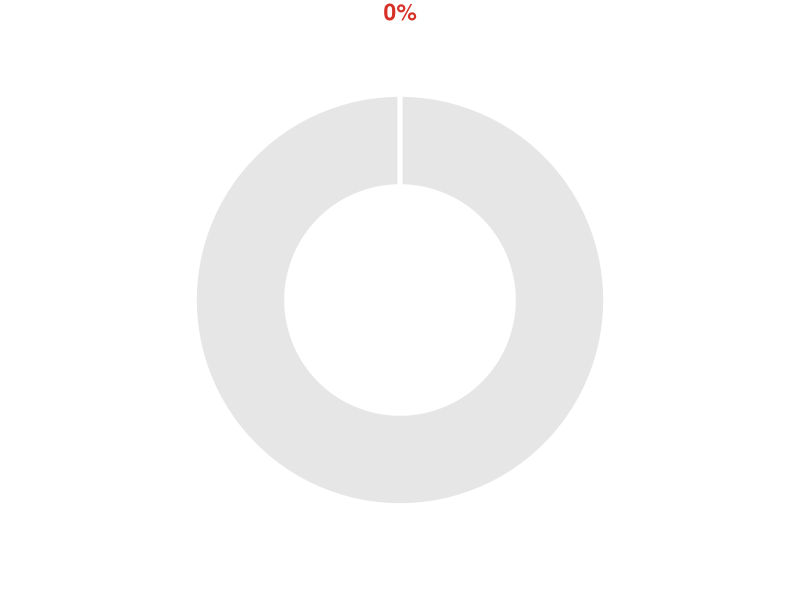
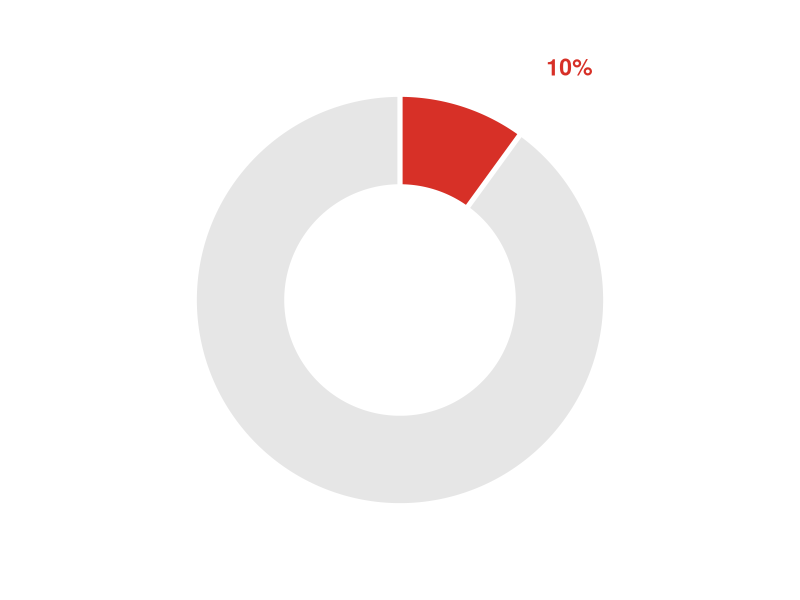
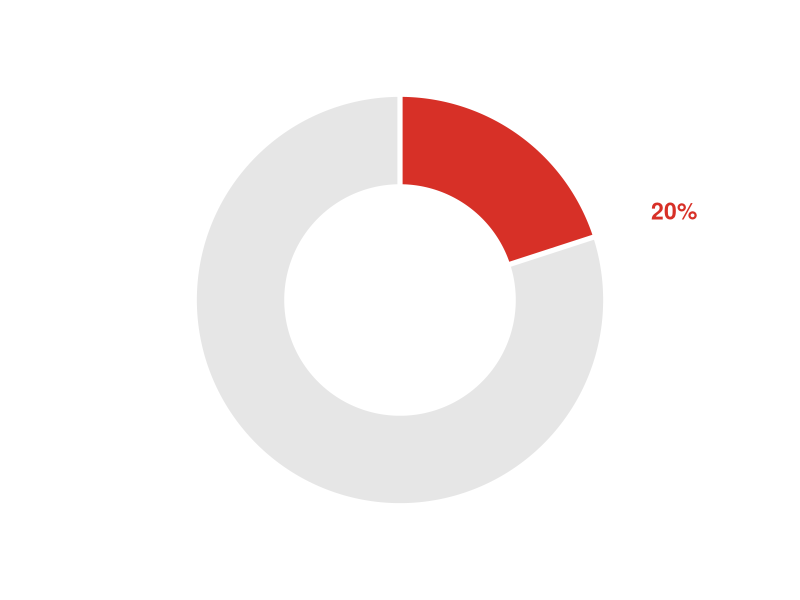
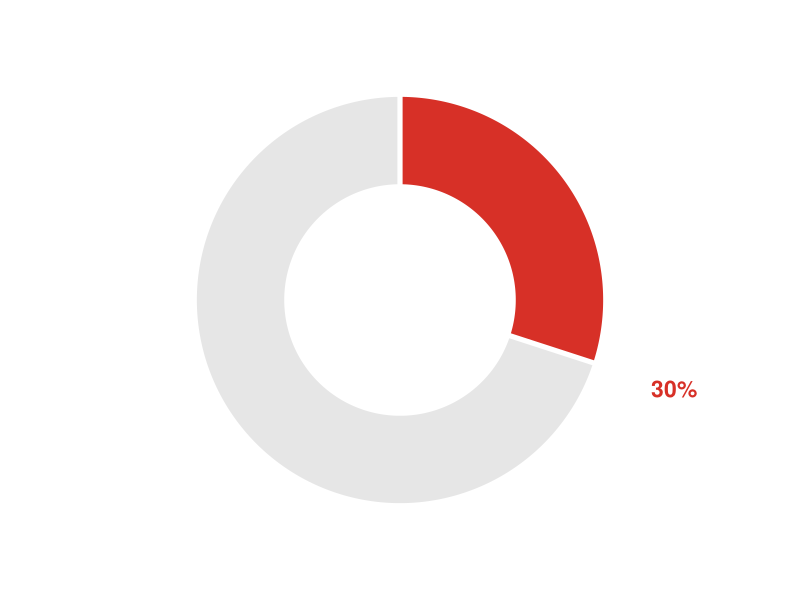
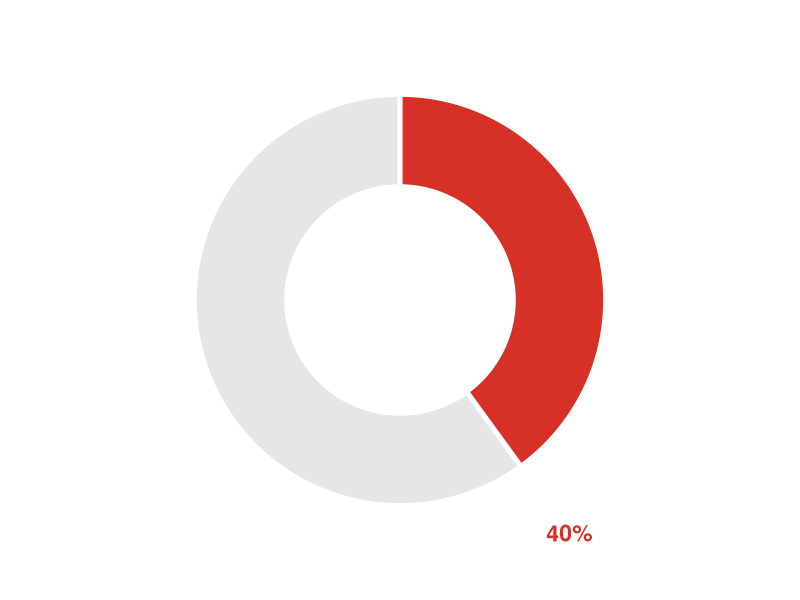
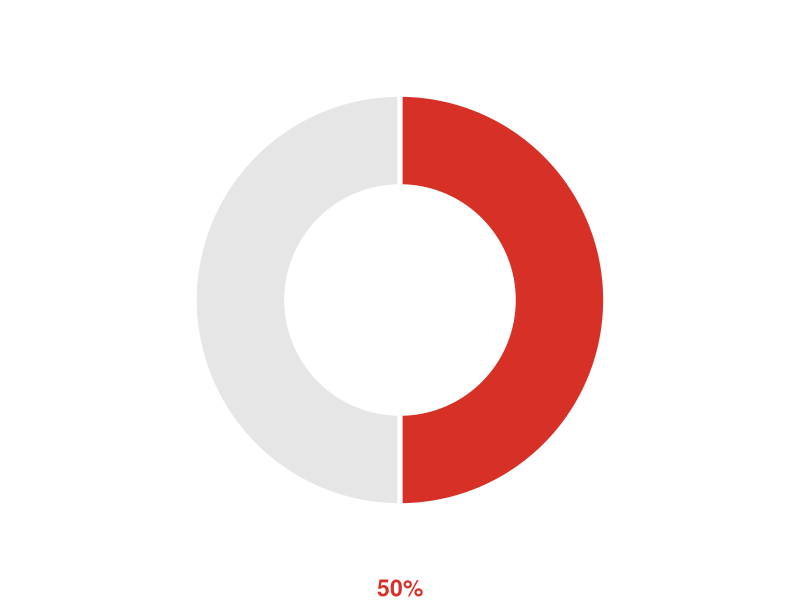
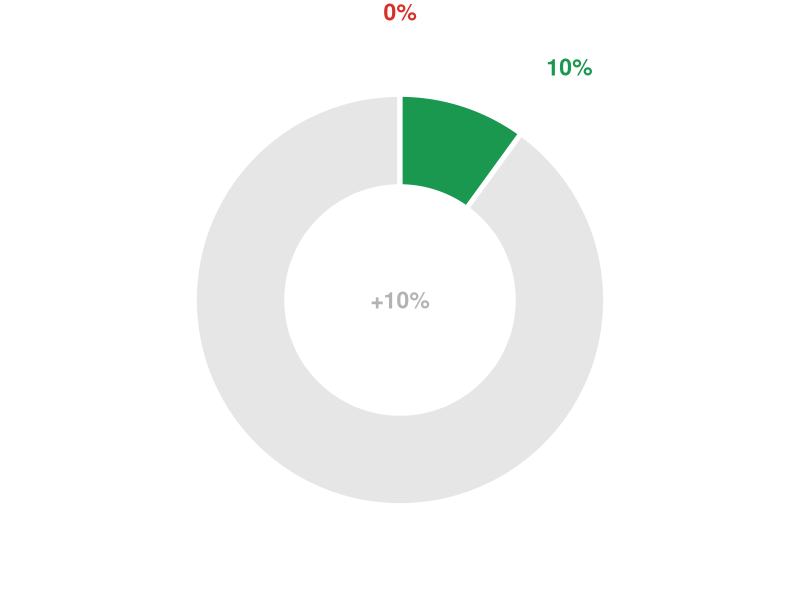
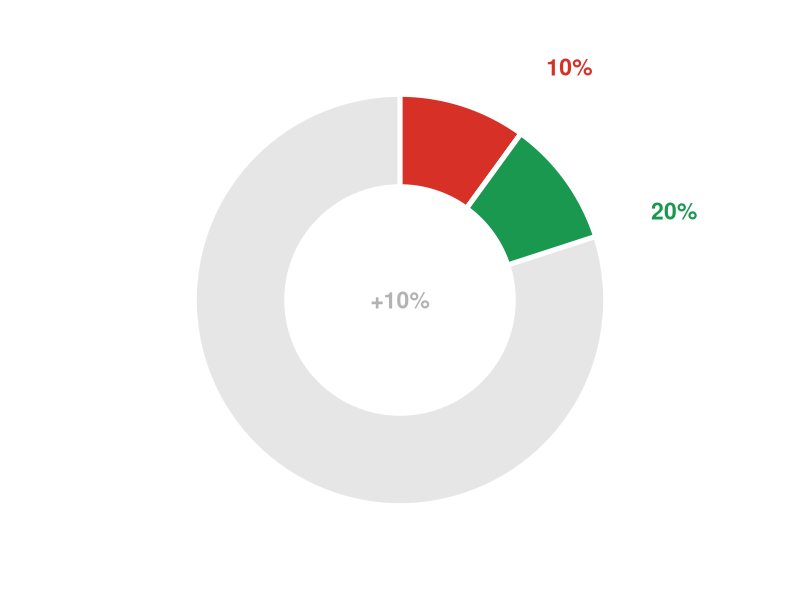

Write the R code that produced these figures, in order. (Note: this script raises an error after producing the figures.)
# create doughnut plots for seagrass management levels
# uses the 'circlize' package

# function to generate the doughnut plot
# agruments:
# prop.1: status-quo proportion (as a %)
# prop.2: increase proportion due to management option (as a %)
# col.1: colour to represent status-quo proportion
# col.2: colour to represent management proportion
# doughnut <- function(prop.1, prop.2, col.1, col.2){
#   require(circlize)
#   par(mar = c(0, 0, 0, 0), bg = rgb(1, 1, 1, 0))
#   plot(c(-0.96, 0.96), c(-0.96, 0.96), type = "n", axes = FALSE, ann = FALSE, 
#        asp = 1)
#   draw.sector(0, 360, rou1 = 1, rou2 = , clock.wise = TRUE, 
#               col = rgb(1, 1, 1, 0.85), lwd = 5, border = rgb(1, 1, 1, 0.85))
#   draw.sector(0, 360, rou1 = 1, rou2 = 0.55, clock.wise = TRUE, col = grey(0.9),
#               lwd = 5, border = "white")
#   draw.sector(90, 90 - (prop.1 * 3.6), rou1 = 1, rou2 = 0.55, clock.wise = TRUE,
#               col = col.1, lwd = 5, border = "white")
#   draw.sector(90 - (prop.1 * 3.6), 90 - ((prop.1 + prop.2) * 3.6), rou1 = 1, 
#               rou2 = 0.55, clock.wise = TRUE, col = col.2, lwd = 5, 
#               border = "white")
#   text(0, 0.15, paste0(prop.1 + prop.2, "%"), cex = 3, col = grey(0.55), 
#        font = 2)
#   text(0, -0.225, paste0("+", prop.2, "%"), cex = 2, col = grey(0.7), font = 2)
# }
doughnut <- function(prop.1, prop.2, col.1, col.2){
  require(circlize)
  par(mar = c(0, 0, 0, 0), bg = rgb(1, 1, 1, 0))
  plot(c(-1.65, 1.65), c(-1.35, 1.35), type = "n", axes = FALSE, ann = FALSE, 
       asp = 1)
  draw.sector(0, 360, rou1 = 1, rou2 = , clock.wise = TRUE, 
              col = rgb(1, 1, 1, 0.85), lwd = 5, border = rgb(1, 1, 1, 0.85))
  draw.sector(0, 360, rou1 = 1, rou2 = 0.55, clock.wise = TRUE, col = grey(0.9),
              lwd = 5, border = "white")
  draw.sector(90, 90 - (prop.1 * 3.6), rou1 = 1, rou2 = 0.55, clock.wise = TRUE,
              col = col.1, lwd = 5, border = "white")
  draw.sector(90 - (prop.1 * 3.6), 90 - ((prop.1 + prop.2) * 3.6), rou1 = 1, 
              rou2 = 0.55, clock.wise = TRUE, col = col.2, lwd = 5, 
              border = "white")
  
  A <- abs(90 - abs(180 - (360 * (prop.1 / 100))))
  prop.1.y <- 1.4 * sin(A * (pi/180))
  prop.1.x <- sqrt((1.4^2 - prop.1.y^2))
  if(prop.1 > 50) prop.1.x <- prop.1.x * -1
  if((prop.1 > 25) & (prop.1 < 75)) prop.1.y <- prop.1.y * -1
  text(prop.1.x, prop.1.y, paste0(prop.1, "%"), cex = 1.375, col = col.1, font = 2)
  
  B <- abs(90 - abs(180 - (360 * ((prop.1 + prop.2) / 100))))
  prop.2.y <- 1.4 * sin(B * (pi/180))
  prop.2.x <- sqrt((1.4^2 - prop.2.y^2))
  if(prop.1 + prop.2 > 50) prop.2.x <- prop.2.x * -1
  if((prop.1 + prop.2 > 25) & (prop.1 + prop.2 < 75)) prop.2.y <- prop.2.y * -1
  text(prop.2.x, prop.2.y, paste0(prop.1 + prop.2, "%"), cex = 1.375, col = col.2, font = 2)
  text(0, 0, paste0("+", prop.2, "%"), cex = 1.375, col = grey(0.7), font = 2)
}

# function to generate the status-quo doughnut plot
# agruments:
# prop.1: status-quo proportion (as a %)
# col.1: colour to represent status-quo proportion
# doughnut.sq <- function(prop.1, col.1){
#   require(circlize)
#   par(mar = c(0, 0, 0, 0), bg = rgb(1, 1, 1, 0))
#   plot(c(-0.96, 0.96), c(-0.96, 0.96), type = "n", axes = FALSE, ann = FALSE, 
#        asp = 1)
#   draw.sector(0, 360, rou1 = 1, rou2 = , clock.wise = TRUE, 
#               col = rgb(1, 1, 1, 0.85), lwd = 5, border = rgb(1, 1, 1, 0.85))
#   draw.sector(0, 360, rou1 = 1, rou2 = 0.55, clock.wise = TRUE, col = grey(0.9),
#               lwd = 5, border = "white")
#   draw.sector(90, 90 - (prop.1 * 3.6), rou1 = 1, rou2 = 0.55, clock.wise = TRUE,
#               col = col.1, lwd = 5, border = "white")
#   text(0, 0.15, paste0(prop.1, "%"), cex = 3, col = grey(0.55), 
#        font = 2)
# }
doughnut.sq <- function(prop.1, col.1){
  require(circlize)
  par(mar = c(0, 0, 0, 0), bg = rgb(1, 1, 1, 0))
  plot(c(-1.65, 1.65), c(-1.35, 1.35), type = "n", axes = FALSE, ann = FALSE, 
       asp = 1)
  draw.sector(0, 360, rou1 = 1, rou2 = , clock.wise = TRUE,
              col = rgb(1, 1, 1, 0.85), lwd = 5, border = rgb(1, 1, 1, 0.85))
  draw.sector(0, 360, rou1 = 1, rou2 = 0.55, clock.wise = TRUE, col = grey(0.9),
              lwd = 5, border = "white")
  draw.sector(90, 90 - (prop.1 * 3.6), rou1 = 1, rou2 = 0.55, clock.wise = TRUE,
              col = col.1, lwd = 5, border = "white")
  
  A <- abs(90 - abs(180 - (360 * (prop.1 / 100))))
  prop.1.y <- 1.4 * sin(A * (pi/180))
  prop.1.x <- sqrt((1.4^2 - prop.1.y^2))
  if(prop.1 > 50) prop.1.x <- prop.1.x * -1
  if((prop.1 > 25) & (prop.1 < 75)) prop.1.y <- prop.1.y * -1
  text(prop.1.x, prop.1.y, paste0(prop.1, "%"), cex = 1.375, col = col.1, font = 2)
}



# function to save the plot to a svg file 
# note: stored in folder 'img' and takes the name from the levels
doughnut.svg <- function(prop.1, prop.2, col.1, col.2){
  require(stringr)
  svg(paste0("img/level-", str_pad(prop.1, 3, pad = "0"), "-",
             str_pad(prop.2, 3, pad = "0"), ".svg"), 
      width = 2, height = 2, bg = "transparent")
  if(prop.2 == 0) doughnut.sq(prop.1, col.1)
  if(prop.2 != 0) doughnut(prop.1, prop.2, col.1, col.2)
  dev.off()   
}

# function to save the plot to a png file 
# note: stored in folder 'img' and takes the name from the levels
doughnut.png <- function(prop.1, prop.2, col.1, col.2){
  svg(paste0("img/level-", str_pad(prop.1, 3, pad = "0"), "-",
             str_pad(prop.2, 3, pad = "0"), ".png"), 
      width = 2, height = 2, bg = "transparent")
  if(prop.2 == 0) doughnut.sq(prop.1, col.1)
  if(prop.2 != 0) doughnut(prop.1, prop.2, col.1, col.2)
  dev.off()   
}

# function to save the status-quo plot to a svg file 
# note: stored in folder 'img' and takes the name from the levels
doughnut.sq.svg <- function(prop.1, col.1){
  require(stringr)
  svg(paste0("img/level-", str_pad(prop.1, 3, pad = "0"), ".svg"), 
      width = 2, height = 2, bg = "transparent")
  doughnut.sq(prop.1, col.1)
  dev.off()   
}

# function to save the status-quo  plot to a png file 
# note: stored in folder 'img' and takes the name from the levels
doughnut.sq.png <- function(prop.1, col.1){
  svg(paste0("img/level-", str_pad(prop.1, 3, pad = "0"), ".png"), 
      width = 2, height = 2, bg = "transparent")
  doughnut.sq(prop.1, col.1)
  dev.off()   
}


# colours for status-quo and management levels
col.1 <- "#d73027"
col.2 <- "#1a9850"

# set the range for status-quo and the maximum after management
min.sq <- 0 # as a %
max.sq <- 50 # as a %
max.after.policy <- 90 # as a %
# set the increment level
level.increment <- 10 # as a %

# generate the status-quo levels (based on constraints above)
sq.levs <- seq(ceiling(min.sq / level.increment) * level.increment,
               floor(max.sq / level.increment) * level.increment, 
               by = level.increment)
# generate the management levels (based on constraints above)
policy.levs <- seq(0,
                   floor(max.after.policy / level.increment) * level.increment, 
                   by = level.increment)

# generate the full list of (status-quo and management) level combinations
proportion_combns <- expand.grid(sq.levs, policy.levs)

# sum the combinations
proportion_combns$sum <- apply(proportion_combns, 1, sum)
# exclude combinations greater than maximum allowed (set above)
# drop the sum column
proportion_combns <- proportion_combns[proportion_combns$sum <= max.after.policy, -3]

# plot and save the doughnut plots 
for(i in 1:nrow(proportion_combns)){
  doughnut.svg(proportion_combns[i, 1], proportion_combns[i, 2], col.1, col.2)
  #  doughnut.png(proportion_combns[i, 1], proportion_combns[i, 2], col.1, col.2)
}

# plot and save the status-quo doughnut plots 
# for(i in seq_along(sq.levs)){
#   doughnut.sq.svg(sq.levs[i], col.1)
#   # doughnut.sq.png(sq.levs[i], col.1)
# }
